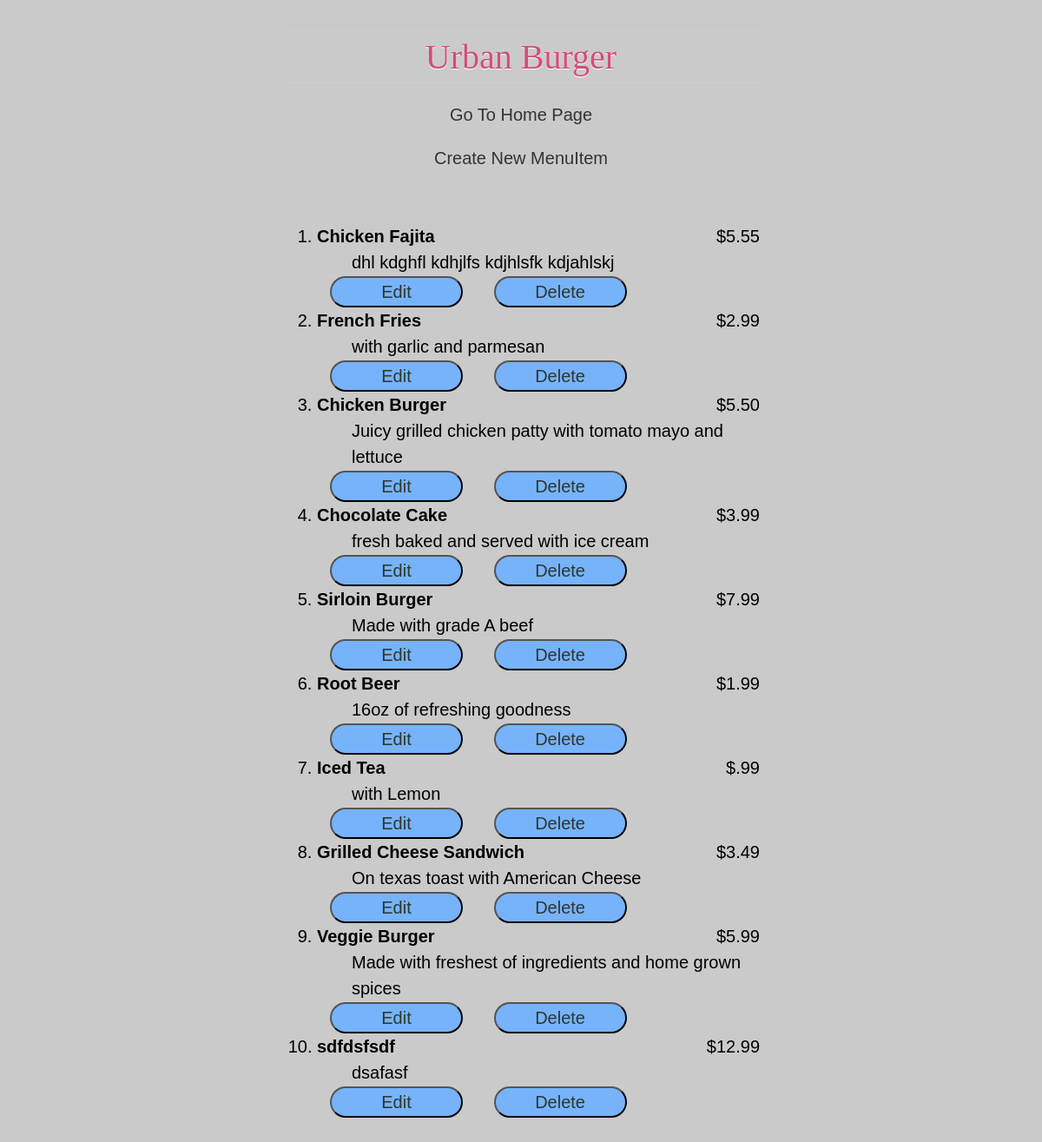
The page /restaurants/1/ on the database as committed earlier.
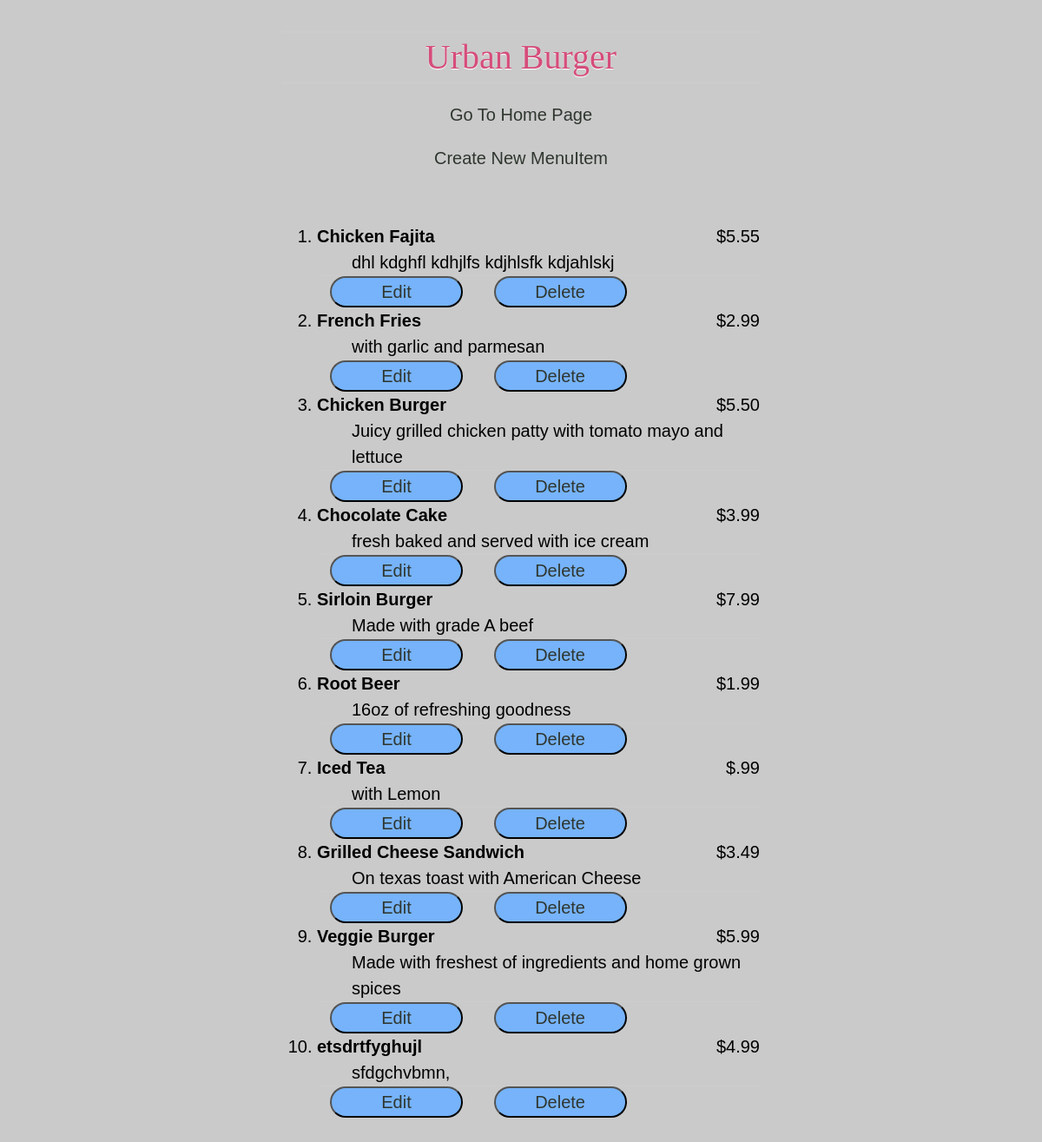
The same page on the database as committed later.
### database_setup.py (models this page shows, shortened)
class MenuItem(Base):                                                # MenuItem class
    __tablename__ = 'menu_item'                                      # table name is menu_item
    name = Column(String(250), nullable = False)                     # has a name of upto 250 character and entry cannot created if name of the menuitem is not entered
    id = Column(Integer, primary_key = True)                         # each row would have an id which would act as primary key
    course = Column(String(250))                                     # course column has string size upto 250 characters
    description = Column(String(250))                                # description of each menuitem as a column and having as string size upto 250 characters
    price = Column(String(8))                                        # price is another column of menuitem having a string size of 8 characters
    restaurant_id = Column(Integer, ForeignKey('restaurant.id'))     # restaurant_id is the foriegn key connecting 2 tables meaning, pick the restaurant id number of the restaurant when I ask for 'restaurant_id' which would mean to assign a specific menuitem to a particular restaurant
    restaurant = relationship(Restaurant)                            # creating a variable 'restaurant' to make a relationship with the class Restaurant

### app.py (the view)
@app.route('/restaurants/<int:restaurant_id>/')
def restaurant_menu(restaurant_id):
    restaurant = session.query(Restaurant).filter_by(id = restaurant_id).one()
    menu_items = session.query(MenuItem).filter_by(restaurant_id=restaurant_id)
    if menu_items:
        return render_template('restaurantmenu.html',
                               restaurant=restaurant, menu_items=menu_items)
    else:
        return "No Menus Found"

### templates/restaurantmenu.html (shortened to what this page needs)
<html>
		<head>
				<link rel=stylesheet type=text/css href="{{ url_for('static', filename='styles.css') }}">
		</head>
		<body>
				<h1>{{ restaurant.name }}</h1>
				<h4><a class="hoverlink" href="{{ url_for('restaurants') }}">Go To Home Page</a></h4>
				<h3><a class="hoverlink" href="{{ url_for('create_menu_item', restaurant_id=restaurant.id) }}">
								Create New MenuItem</a></h3>
				<br>
				<ol>
						{% for menu_item in menu_items %}
						<li class="itemname"><strong>{{ menu_item.name }}</strong>
						<span class="price">{{ menu_item.price }}<br></span>
								<ul class="lineafter">
										<li> {{ menu_item.description }}</li>
								</ul>
							<button class="edit-btn"><a href="{{ url_for('edit_menu_item',
							restaurant_id=restaurant.id, menu_id=menu_item.id) }}"><span>
									Edit</span></a></button>
						<button class="delete-btn"><a href="{{ url_for('delete_menu_item',
						restaurant_id=restaurant.id, menu_id=menu_item.id) }}">
										Delete</a></button>
								<br>
						{% endfor %}
				</ol>
		</body>
</html>

Rows that differ between the two databases and show on the page:
changed MenuItem: name "sdfdsfsdf" → "etsdrtfyghujl"; price "$12.99" → "$4.99"; description "dsafasf" → "sfdgchvbmn,"
